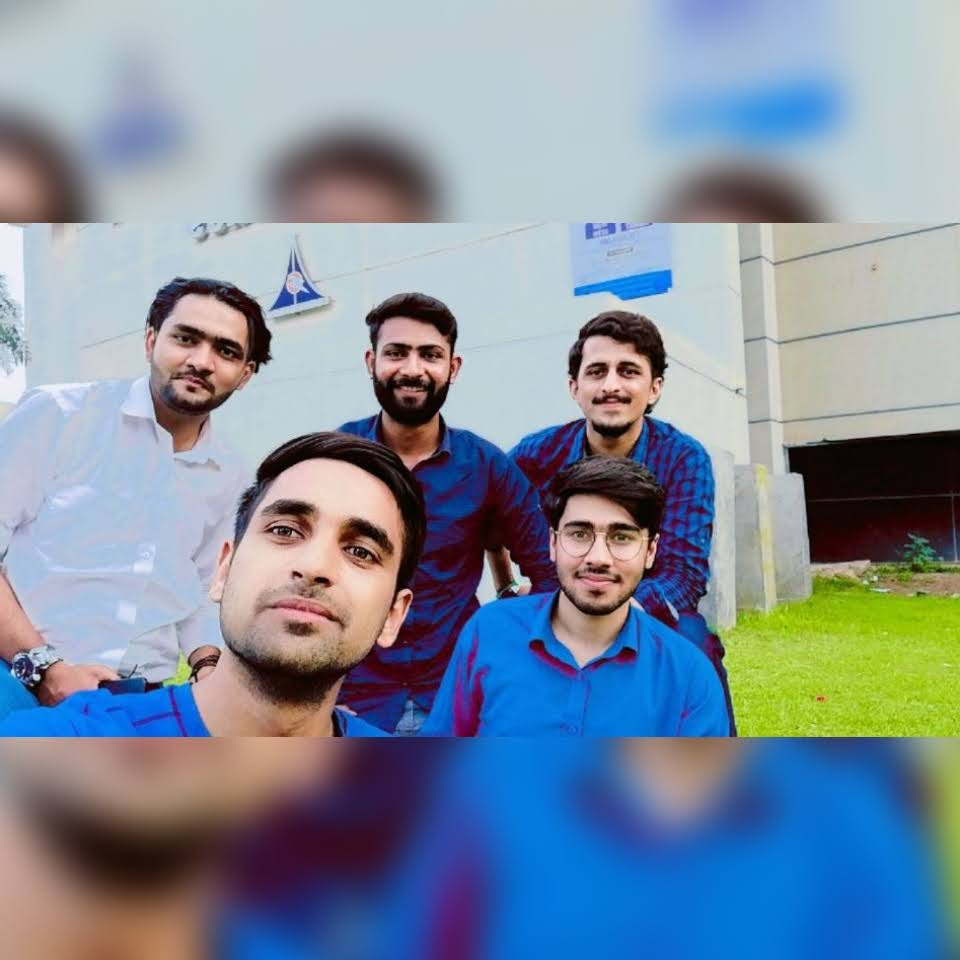
#> input picture Resources/Friends.jpg, 960 x 960 px, found by its file name
$ python Face_Detection.py
#> lines starting #> are read from the running program, lines starting #| are printed output that depends on the picture; after the words box and inside, x2 and y2 are one past the last pixel; in counts of white or black regions, pixels touching at a corner belong together
import cv2 as cv

faceCascade = cv.CascadeClassifier("Resources/haarcascade_frontalface_default.xml")

image = cv.imread('Resources/friends.jpg')
#> image is the input picture: shape (960, 960, 3); mean B, G, R 159, 143, 129
imageGray = cv.cvtColor(image, cv.COLOR_BGR2GRAY)
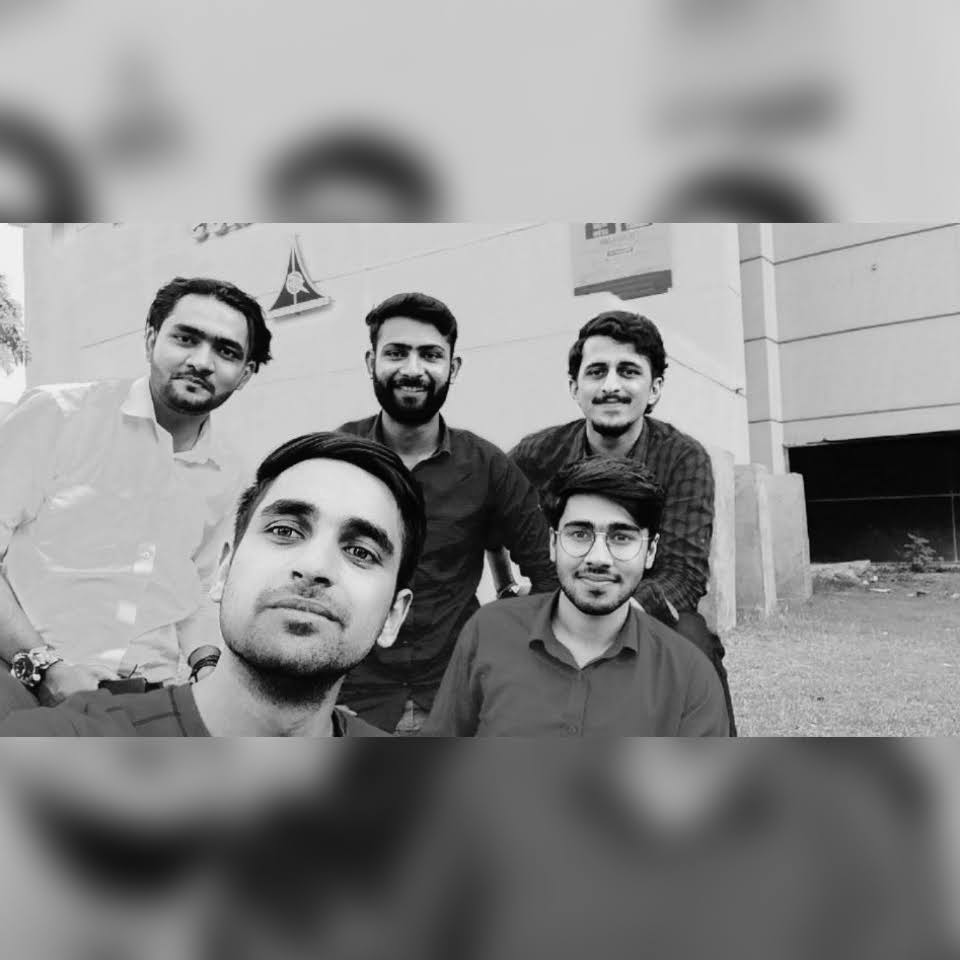
#> imageGray: shape (960, 960); min 0, max 247, mean 140.7
faces = faceCascade.detectMultiScale(imageGray, 1.1, 4)
#> faces = [[360, 311, 105, 105], [567, 335, 94, 94], [540, 489, 120, 120], [142, 298, 118, 118], [217, 449, 210, 210]]
for (x,y,w,h) in faces:
    cv.rectangle(image, (x,y), (x+w,y+h), (255,0,0), 2)
#> this loop made 5 passes
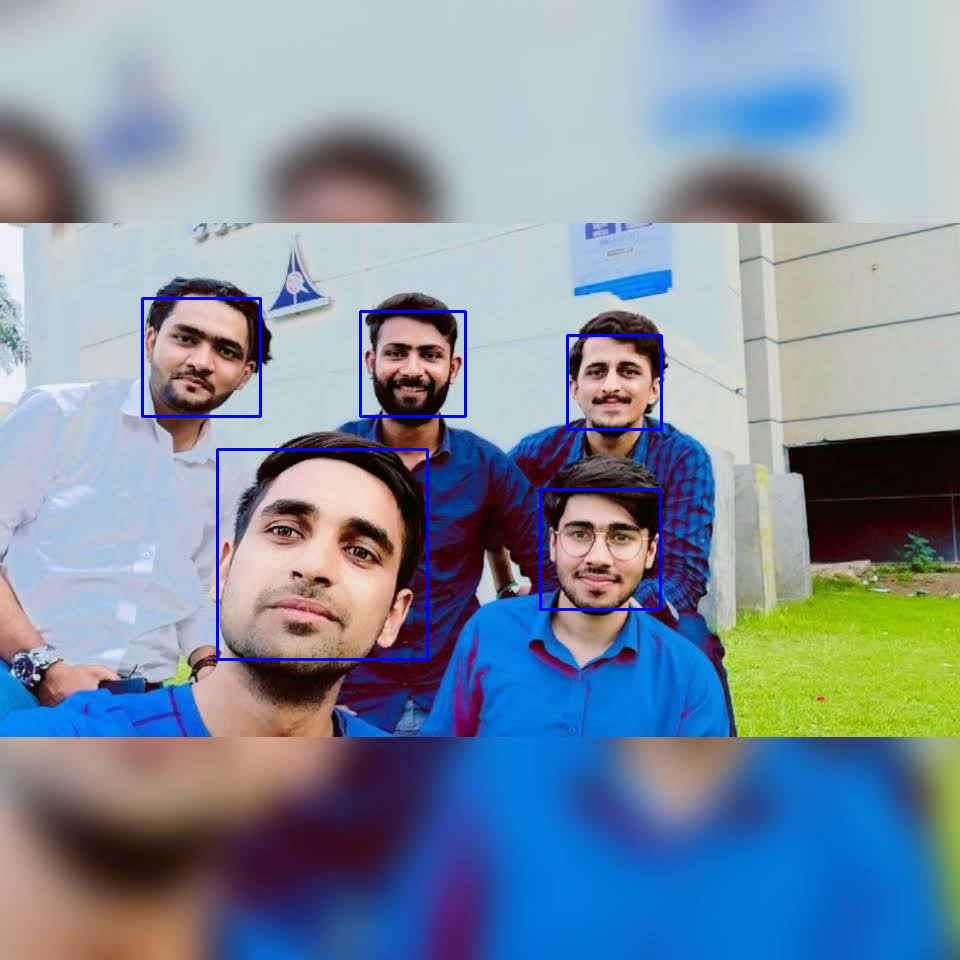
#> image: shape (960, 960, 3); 0.84% of pixels changed, all inside (x1, y1, x2, y2) = (141, 297, 663, 661)

image = cv.resize(image, (640, 640)) # resize to 300 width and 200 height
#> image: shape (640, 640, 3)

cv.imshow("Result", image)
cv.waitKey(0)


# [13 lines of commented-out code are left out]
